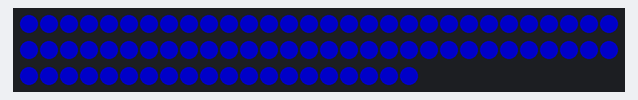
The sketch below on a simulated Arduino Uno, built with avr-gcc and run on an emulated ATmega328P. Shown: 80 RGB LEDs in strip order, left to right, continuing on the next row. Dim RGB values are drawn brighter than linear.

Above: at 1.7 s.

The sketch:

Solid_Blue_red.ino
```cpp
//This is simple "light saber" demo to show off the AM-2640 5V, Addressable LED strips http://www.andymark.com/product-p/am-2640.htm
//We ran this demo off of our AM-2287 ethernet arduino's http://www.andymark.com/product-p/am-2287.htm
//DO NOT try to power the whole strip off the arduino 5v regulator!
//At full bright white, the strip was drawing 1.5Amps or so. This will overheat the regulator.
//We recommend running these led strips off of the AM-0899 10-30Vin to 5V 5A out stepdown converter http://www.andymark.com/product-p/am-0899.htm
//If you want to get creative you could integrate this sound file to take this project to the next level http://www.mediacollege.com/downloads/sound-effects/star-wars/lightsaber/lightsaber_02.mp3
//Craig Kessler
//AndyMark , Inc. 12/04/2013

//https://code.google.com/p/fastspi/
//https://code.google.com/p/fastspi/wiki/CRGBreference
#include "FastSPI_LED2.h"

// How many leds are in the strip?
// The AM-2640 LED lightstrip is 2.5m long and has 80 leds.
// That is probably too long for a lightsaber but the strips can be cut to length at the junctions marked on the strip
// For easy wiring of cut strips use the AM-2641 clip on connector
#define NUM_LEDS 80

//Remember on the AM-2640 LED strip's yellow wire is ground! (don't blame us they come that way)

// Data pin that led data will be written out over
#define DATA_PIN 11   //Green wire from AM-2640's power connector

// Clock pin for SPI
#define CLOCK_PIN 13  //Blue wire from AM-2640's power connector

// This is an array of leds.  One item for each led in your strip.
CRGB leds[NUM_LEDS];

// This function sets up the leds and tells the controller about them
void setup()
{
  // Uncomment one of the following lines for your leds arrangement.
  // FastLED.addLeds<TM1803, DATA_PIN, RGB>(leds, NUM_LEDS);
  // FastLED.addLeds<TM1804, DATA_PIN, RGB>(leds, NUM_LEDS);
  // FastLED.addLeds<TM1809, DATA_PIN, RGB>(leds, NUM_LEDS);
  // FastLED.addLeds<WS2811, DATA_PIN, RGB>(leds, NUM_LEDS);
  // FastLED.addLeds<WS2812, DATA_PIN, RGB>(leds, NUM_LEDS);
  // FastLED.addLeds<WS2812B, DATA_PIN, RGB>(leds, NUM_LEDS);
  // FastLED.addLeds<UCS1903, DATA_PIN, RGB>(leds, NUM_LEDS);

  //This is the chipset in the AM-2640 LED strip
  FastLED.addLeds<WS2801, RGB>(leds, NUM_LEDS);

  // FastLED.addLeds<SM16716, RGB>(leds, NUM_LEDS);
  // FastLED.addLeds<LPD8806, RGB>(leds, NUM_LEDS);

  // FastLED.addLeds<WS2801, DATA_PIN, CLOCK_PIN, RGB>(leds, NUM_LEDS);
  // FastLED.addLeds<SM16716, DATA_PIN, CLOCK_PIN, RGB>(leds, NUM_LEDS);
  // FastLED.addLeds<LPD8806, DATA_PIN, CLOCK_PIN, RGB>(leds, NUM_LEDS);

  //Change the color value for the lightsaber color of your choice.
  //The last number controls how long the saber takes to complete the lighting sequence.
  light_saber_on(CRGB::Blue, 1);
  //light_saber_on(CRGB::Blue, 1);
}

// This function runs over and over, and is where you do the magic to light
// your leds.
void loop()
{
  //Nothing to do here.  lightsaber function call is done once in setup()
}

void light_saber_on(uint32_t c, uint8_t wait)
{
  int led_number = 0;
  FastLED.clear();
  FastLED.setBrightness(5);

  for(led_number = 0; led_number < NUM_LEDS; led_number++)
  {
    delay(wait);
    leds[led_number] = c;
    FastLED.show();
    //FastLED.show_one(led_number, led_brightness);
  }
  //Increase "beam" intensity with "power flicker"
  for (int led_brightness = 5; led_brightness <= 100; led_brightness+=5  )
  {
    FastLED.setBrightness(led_brightness);
    FastLED.show();
    delay(40);
  }
  for (int led_brightness = 100; led_brightness >= 50; led_brightness-=5  )
  {
    FastLED.setBrightness(led_brightness);
    FastLED.show();
    delay(30);
  }
  for (int led_brightness = 50; led_brightness <= 100; led_brightness+=5  )
  {
    FastLED.setBrightness(led_brightness);
    FastLED.show();
    delay(25);
  }
  return;
}
```
